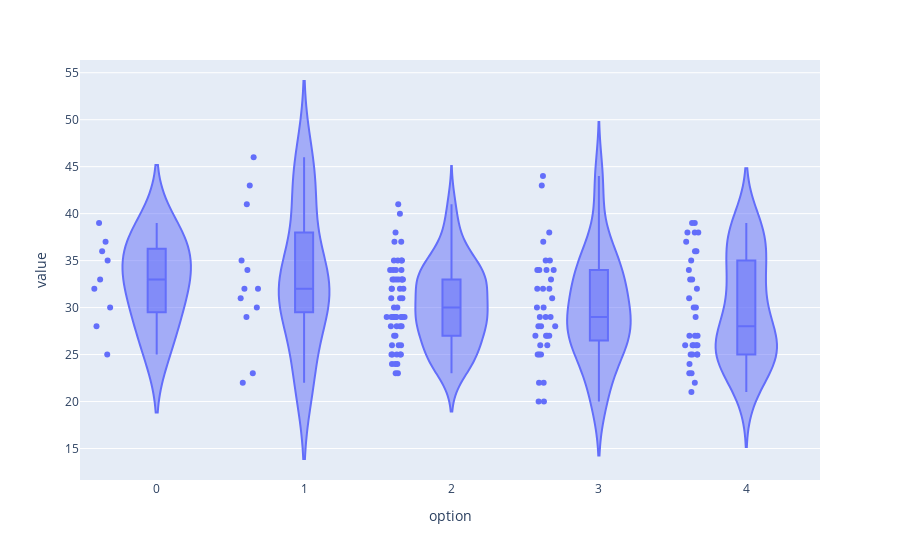

Source (notebook cell):
### Code cell
fig = px.violin(cups.history, y="value", x="option", box=True, points="all",
          hover_data=cups.history.columns)
fig.show()

### Figure 1 — Plotly figure (JSON) as saved in the notebook; plotly's stock layout.template omitted (floating-point values rounded to 4 significant figures; data arrays with more than 128 entries replaced by an {"elided": "..."} marker saying what was removed)
{"data": [{"alignmentgroup": "True", "box": {"visible": true}, "hovertemplate": "option=%{x}<br>value=%{y}<extra></extra>", "legendgroup": "", "marker": {"color": "#636efa"}, "name": "", "offsetgroup": "", "orientation": "v", "points": "all", "scalegroup": "True", "showlegend": false, "type": "violin", "x": {"elided": "148 int values"}, "x0": " ", "xaxis": "x", "y": {"elided": "148 int values"}, "y0": " ", "yaxis": "y"}], "layout": {"legend": {"tracegroupgap": 0}, "margin": {"t": 60}, "violinmode": "group", "xaxis": {"anchor": "y", "domain": [0, 1], "title": {"text": "option"}}, "yaxis": {"anchor": "x", "domain": [0, 1], "title": {"text": "value"}}}}
